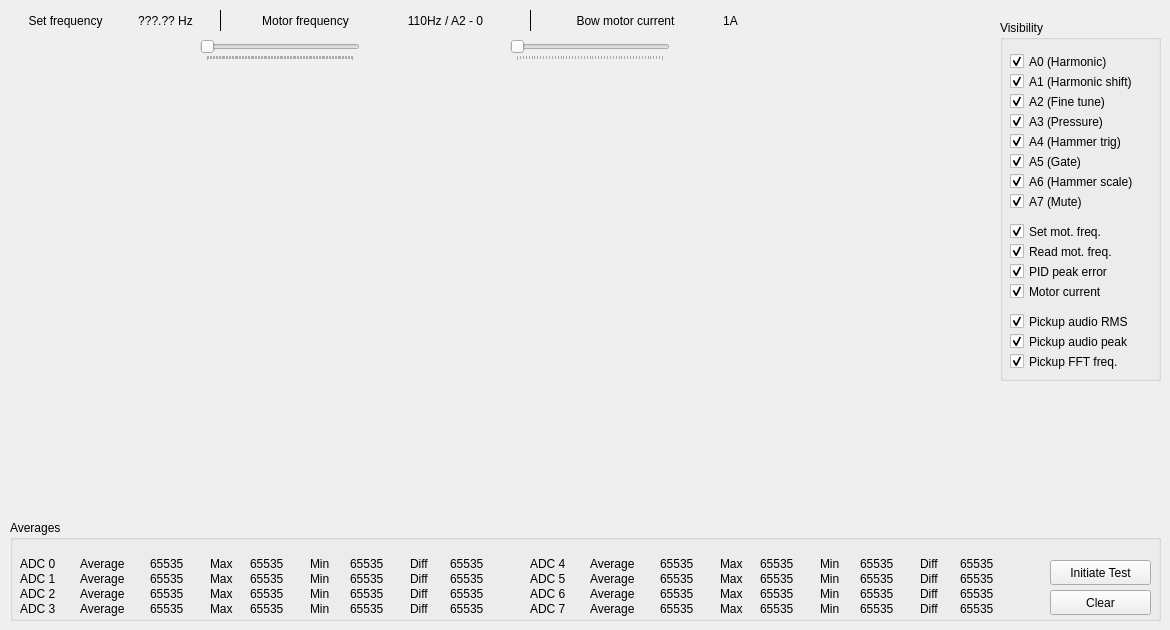
   <widget class="QWidget" name="tab_debugging">
    <attribute name="title">
     <string>Debugging</string>
    </attribute>
    <widget class="QWidget" name="gridLayoutWidget">
     <property name="geometry">
      <rect>
       <x>-20</x>
       <y>10</y>
       <width>1041</width>
       <height>541</height>
      </rect>
     </property>
     <layout class="QGridLayout" name="gridLayoutChart"/>
    </widget>
    <widget class="QLabel" name="label_34">
     <property name="geometry">
      <rect>
       <x>10</x>
       <y>10</y>
       <width>111</width>
       <height>21</height>
      </rect>
     </property>
     <property name="text">
      <string>Set frequency</string>
     </property>
     <property name="alignment">
      <set>Qt::AlignCenter</set>
     </property>
    </widget>
    <widget class="QLabel" name="labelSetFrequency">
     <property name="geometry">
      <rect>
       <x>130</x>
       <y>10</y>
       <width>71</width>
       <height>21</height>
      </rect>
     </property>
     <property name="text">
      <string>???.?? Hz</string>
     </property>
     <property name="alignment">
      <set>Qt::AlignCenter</set>
     </property>
    </widget>
    <widget class="QSlider" name="horizontalSliderBowFrequency">
     <property name="enabled">
      <bool>true</bool>
     </property>
     <property name="geometry">
      <rect>
       <x>200</x>
       <y>40</y>
       <width>160</width>
       <height>21</height>
      </rect>
     </property>
     <property name="maximum">
      <number>1000</number>
     </property>
     <property name="value">
      <number>0</number>
     </property>
     <property name="tracking">
      <bool>true</bool>
     </property>
     <property name="orientation">
      <enum>Qt::Horizontal</enum>
     </property>
     <property name="tickPosition">
      <enum>QSlider::TicksBelow</enum>
     </property>
    </widget>
    <widget class="QLabel" name="labelBowFrequency">
     <property name="geometry">
      <rect>
       <x>380</x>
       <y>10</y>
       <width>131</width>
       <height>21</height>
      </rect>
     </property>
     <property name="text">
      <string>110Hz / A2 - 0</string>
     </property>
     <property name="alignment">
      <set>Qt::AlignCenter</set>
     </property>
    </widget>
    <widget class="QLabel" name="label_10">
     <property name="geometry">
      <rect>
       <x>240</x>
       <y>10</y>
       <width>131</width>
       <height>21</height>
      </rect>
     </property>
     <property name="text">
      <string>Motor frequency</string>
     </property>
     <property name="alignment">
      <set>Qt::AlignCenter</set>
     </property>
    </widget>
    <widget class="Line" name="line_8">
     <property name="geometry">
      <rect>
       <x>210</x>
       <y>10</y>
       <width>21</width>
       <height>21</height>
      </rect>
     </property>
     <property name="frameShadow">
      <enum>QFrame::Plain</enum>
     </property>
     <property name="orientation">
      <enum>Qt::Vertical</enum>
     </property>
    </widget>
    <widget class="QLabel" name="label_30">
     <property name="geometry">
      <rect>
       <x>550</x>
       <y>10</y>
       <width>151</width>
       <height>21</height>
      </rect>
     </property>
     <property name="text">
      <string>Bow motor current</string>
     </property>
     <property name="alignment">
      <set>Qt::AlignCenter</set>
     </property>
    </widget>
    <widget class="QSlider" name="horizontalSliderBowCurrent">
     <property name="enabled">
      <bool>true</bool>
     </property>
     <property name="geometry">
      <rect>
       <x>510</x>
       <y>40</y>
       <width>160</width>
       <height>21</height>
      </rect>
     </property>
     <property name="maximum">
      <number>50</number>
     </property>
     <property name="pageStep">
      <number>1</number>
     </property>
     <property name="value">
      <number>0</number>
     </property>
     <property name="tracking">
      <bool>true</bool>
     </property>
     <property name="orientation">
      <enum>Qt::Horizontal</enum>
     </property>
     <property name="tickPosition">
      <enum>QSlider::TicksBelow</enum>
     </property>
    </widget>
    <widget class="QLabel" name="labelBowCurrent">
     <property name="geometry">
      <rect>
       <x>700</x>
       <y>10</y>
       <width>61</width>
       <height>21</height>
      </rect>
     </property>
     <property name="text">
      <string>1A</string>
     </property>
     <property name="alignment">
      <set>Qt::AlignCenter</set>
     </property>
    </widget>
    <widget class="Line" name="line_9">
     <property name="geometry">
      <rect>
       <x>520</x>
       <y>10</y>
       <width>21</width>
       <height>21</height>
      </rect>
     </property>
     <property name="frameShadow">
      <enum>QFrame::Plain</enum>
     </property>
     <property name="orientation">
      <enum>Qt::Vertical</enum>
     </property>
    </widget>
    <widget class="QGroupBox" name="groupBox_13">
     <property name="geometry">
      <rect>
       <x>1000</x>
       <y>20</y>
       <width>161</width>
       <height>361</height>
      </rect>
     </property>
     <property name="title">
      <string>Visibility</string>
     </property>
     <widget class="QCheckBox" name="checkBoxChartA0">
      <property name="geometry">
       <rect>
        <x>10</x>
        <y>30</y>
        <width>151</width>
        <height>23</height>
       </rect>
      </property>
      <property name="text">
       <string>A0 (Harmonic)</string>
      </property>
      <property name="checked">
       <bool>true</bool>
      </property>
     </widget>
     <widget class="QCheckBox" name="checkBoxChartA1">
      <property name="geometry">
       <rect>
        <x>10</x>
        <y>50</y>
        <width>151</width>
        <height>23</height>
       </rect>
      </property>
      <property name="text">
       <string>A1 (Harmonic shift)</string>
      </property>
      <property name="checked">
       <bool>true</bool>
      </property>
     </widget>
     <widget class="QCheckBox" name="checkBoxChartA2">
      <property name="geometry">
       <rect>
        <x>10</x>
        <y>70</y>
        <width>151</width>
        <height>23</height>
       </rect>
      </property>
      <property name="text">
       <string>A2 (Fine tune)</string>
      </property>
      <property name="checked">
       <bool>true</bool>
      </property>
     </widget>
     <widget class="QCheckBox" name="checkBoxChartA3">
      <property name="geometry">
       <rect>
        <x>10</x>
        <y>90</y>
        <width>151</width>
        <height>23</height>
       </rect>
      </property>
      <property name="text">
       <string>A3 (Pressure)</string>
      </property>
      <property name="checked">
       <bool>true</bool>
      </property>
     </widget>
     <widget class="QCheckBox" name="checkBoxChartA4">
      <property name="geometry">
       <rect>
        <x>10</x>
        <y>110</y>
        <width>151</width>
        <height>23</height>
       </rect>
      </property>
      <property name="text">
       <string>A4 (Hammer trig)</string>
      </property>
      <property name="checked">
       <bool>true</bool>
      </property>
     </widget>
     <widget class="QCheckBox" name="checkBoxChartA5">
      <property name="geometry">
       <rect>
        <x>10</x>
        <y>130</y>
        <width>151</width>
        <height>23</height>
       </rect>
      </property>
      <property name="text">
       <string>A5 (Gate)</string>
      </property>
      <property name="checked">
       <bool>true</bool>
      </property>
     </widget>
     <widget class="QCheckBox" name="checkBoxChartA6">
      <property name="geometry">
       <rect>
        <x>10</x>
        <y>150</y>
        <width>151</width>
        <height>23</height>
       </rect>
      </property>
      <property name="text">
       <string>A6 (Hammer scale)</string>
      </property>
      <property name="checked">
       <bool>true</bool>
      </property>
     </widget>
     <widget class="QCheckBox" name="checkBoxChartA7">
      <property name="geometry">
       <rect>
        <x>10</x>
        <y>170</y>
        <width>151</width>
        <height>23</height>
       </rect>
      </property>
      <property name="text">
       <string>A7 (Mute)</string>
      </property>
      <property name="checked">
       <bool>true</bool>
      </property>
     </widget>
     <widget class="QCheckBox" name="checkBoxChartMotFreq">
      <property name="geometry">
       <rect>
        <x>10</x>
        <y>200</y>
        <width>151</width>
        <height>23</height>
       </rect>
      </property>
      <property name="text">
       <string>Set mot. freq.</string>
      </property>
      <property name="checked">
       <bool>true</bool>
      </property>
     </widget>
     <widget class="QCheckBox" name="checkBoxChartReadFreq">
      <property name="geometry">
       <rect>
        <x>10</x>
        <y>220</y>
        <width>151</width>
        <height>23</height>
       </rect>
      </property>
      <property name="text">
       <string>Read mot. freq.</string>
      </property>
      <property name="checked">
       <bool>true</bool>
      </property>
     </widget>
     <widget class="QCheckBox" name="checkBoxChartPeakErr">
      <property name="geometry">
       <rect>
        <x>10</x>
        <y>240</y>
        <width>151</width>
        <height>23</height>
       </rect>
      </property>
      <property name="text">
       <string>PID peak error</string>
      </property>
      <property name="checked">
       <bool>true</bool>
      </property>
     </widget>
     <widget class="QCheckBox" name="checkBoxChartAudRMS">
      <property name="geometry">
       <rect>
        <x>10</x>
        <y>290</y>
        <width>151</width>
        <height>23</height>
       </rect>
      </property>
      <property name="text">
       <string>Pickup audio RMS</string>
      </property>
      <property name="checked">
       <bool>true</bool>
      </property>
     </widget>
     <widget class="QCheckBox" name="checkBoxChartAudPk">
      <property name="geometry">
       <rect>
        <x>10</x>
        <y>310</y>
        <width>151</width>
        <height>23</height>
       </rect>
      </property>
      <property name="text">
       <string>Pickup audio peak</string>
      </property>
      <property name="checked">
       <bool>true</bool>
      </property>
     </widget>
     <widget class="QCheckBox" name="checkBoxChartAudFFT">
      <property name="geometry">
       <rect>
        <x>10</x>
        <y>330</y>
        <width>151</width>
        <height>23</height>
       </rect>
      </property>
      <property name="text">
       <string>Pickup FFT freq.</string>
      </property>
      <property name="checked">
       <bool>true</bool>
      </property>
     </widget>
     <widget class="QCheckBox" name="checkBoxChartMotCurr">
      <property name="geometry">
       <rect>
        <x>10</x>
        <y>260</y>
        <width>151</width>
        <height>23</height>
       </rect>
      </property>
      <property name="text">
       <string>Motor current</string>
      </property>
      <property name="checked">
       <bool>true</bool>
      </property>
     </widget>
    </widget>
    <widget class="QGroupBox" name="groupBox_14">
     <property name="geometry">
      <rect>
       <x>10</x>
       <y>520</y>
       <width>1151</width>
       <height>101</height>
      </rect>
     </property>
     <property name="styleSheet">
      <string notr="true">QLabel {
	font-size: 12px;
}</string>
     </property>
     <property name="title">
      <string>Averages</string>
     </property>
     <widget class="QPushButton" name="pushButtonClearAverages">
      <property name="geometry">
       <rect>
        <x>1040</x>
        <y>70</y>
        <width>101</width>
        <height>25</height>
       </rect>
      </property>
      <property name="text">
       <string>Clear</string>
      </property>
     </widget>
     <widget class="QLabel" name="label_71">
      <property name="geometry">
       <rect>
        <x>10</x>
        <y>35</y>
        <width>67</width>
        <height>17</height>
       </rect>
      </property>
      <property name="text">
       <string>ADC 0</string>
      </property>
     </widget>
     <widget class="QLabel" name="label_72">
      <property name="geometry">
       <rect>
        <x>70</x>
        <y>35</y>
        <width>67</width>
        <height>17</height>
       </rect>
      </property>
      <property name="text">
       <string>Average</string>
      </property>
     </widget>
     <widget class="QLabel" name="label_73">
      <property name="geometry">
       <rect>
        <x>10</x>
        <y>50</y>
        <width>67</width>
        <height>17</height>
       </rect>
      </property>
      <property name="text">
       <string>ADC 1</string>
      </property>
     </widget>
     <widget class="QLabel" name="label_74">
      <property name="geometry">
       <rect>
        <x>10</x>
        <y>65</y>
        <width>67</width>
        <height>17</height>
       </rect>
      </property>
      <property name="text">
       <string>ADC 2</string>
      </property>
     </widget>
     <widget class="QLabel" name="label_75">
      <property name="geometry">
       <rect>
        <x>10</x>
        <y>80</y>
        <width>51</width>
        <height>17</height>
       </rect>
      </property>
      <property name="text">
       <string>ADC 3</string>
      </property>
     </widget>
     <widget class="QLabel" name="labelADC0Avg">
      <property name="geometry">
       <rect>
        <x>140</x>
        <y>35</y>
        <width>51</width>
        <height>17</height>
       </rect>
      </property>
      <property name="text">
       <string>65535</string>
      </property>
     </widget>
     <widget class="QLabel" name="labelADC0Max">
      <property name="geometry">
       <rect>
        <x>240</x>
        <y>35</y>
        <width>51</width>
        <height>17</height>
       </rect>
      </property>
      <property name="text">
       <string>65535</string>
      </property>
     </widget>
     <widget class="QLabel" name="label_78">
      <property name="geometry">
       <rect>
        <x>200</x>
        <y>35</y>
        <width>31</width>
        <height>17</height>
       </rect>
      </property>
      <property name="text">
       <string>Max</string>
      </property>
     </widget>
     <widget class="QLabel" name="labelADC0Min">
      <property name="geometry">
       <rect>
        <x>340</x>
        <y>35</y>
        <width>51</width>
        <height>17</height>
       </rect>
      </property>
      <property name="text">
       <string>65535</string>
      </property>
     </widget>
     <widget class="QLabel" name="label_80">
      <property name="geometry">
       <rect>
        <x>300</x>
        <y>35</y>
        <width>31</width>
        <height>17</height>
       </rect>
      </property>
      <property name="text">
       <string>Min</string>
      </property>
     </widget>
     <widget class="QLabel" name="label_85">
      <property name="geometry">
       <rect>
        <x>520</x>
        <y>35</y>
        <width>67</width>
        <height>17</height>
       </rect>
      </property>
      <property name="text">
       <string>ADC 4</string>
      </property>
     </widget>
     <widget class="QLabel" name="label_92">
      <property name="geometry">
       <rect>
        <x>520</x>
        <y>50</y>
        <width>67</width>
        <height>17</height>
       </rect>
      </property>
      <property name="text">
       <string>ADC 5</string>
      </property>
     </widget>
     <widget class="QLabel" name="label_99">
      <property name="geometry">
       <rect>
        <x>520</x>
        <y>65</y>
        <width>67</width>
        <height>17</height>
       </rect>
      </property>
      <property name="text">
       <string>ADC 6</string>
      </property>
     </widget>
     <widget class="QLabel" name="label_106">
      <property name="geometry">
       <rect>
        <x>520</x>
        <y>80</y>
        <width>51</width>
        <height>17</height>
       </rect>
      </property>
      <property name="text">
       <string>ADC 7</string>
      </property>
     </widget>
     <widget class="QLabel" name="labelADC1Avg">
      <property name="geometry">
       <rect>
        <x>140</x>
        <y>50</y>
        <width>51</width>
        <height>17</height>
       </rect>
      </property>
      <property name="text">
       <string>65535</string>
      </property>
     </widget>
     <widget class="QLabel" name="labelADC1Max">
      <property name="geometry">
       <rect>
        <x>240</x>
        <y>50</y>
        <width>51</width>
        <height>17</height>
       </rect>
      </property>
      <property name="text">
       <string>65535</string>
      </property>
     </widget>
     <widget class="QLabel" name="labelADC1Min">
      <property name="geometry">
       <rect>
        <x>340</x>
        <y>50</y>
        <width>51</width>
        <height>17</height>
       </rect>
      </property>
      <property name="text">
       <string>65535</string>
      </property>
     </widget>
     <widget class="QLabel" name="label_76">
      <property name="geometry">
       <rect>
        <x>70</x>
        <y>50</y>
        <width>67</width>
        <height>17</height>
       </rect>
      </property>
      <property name="text">
       <string>Average</string>
      </property>
     </widget>
     <widget class="QLabel" name="label_81">
      <property name="geometry">
       <rect>
        <x>300</x>
        <y>50</y>
        <width>31</width>
        <height>17</height>
       </rect>
      </property>
      <property name="text">
       <string>Min</string>
      </property>
     </widget>
     <widget class="QLabel" name="label_79">
      <property name="geometry">
       <rect>
        <x>200</x>
        <y>50</y>
        <width>31</width>
        <height>17</height>
       </rect>
      </property>
      <property name="text">
       <string>Max</string>
      </property>
     </widget>
     <widget class="QLabel" name="labelADC2Avg">
      <property name="geometry">
       <rect>
        <x>140</x>
        <y>65</y>
        <width>51</width>
        <height>17</height>
       </rect>
      </property>
      <property name="text">
       <string>65535</string>
      </property>
     </widget>
     <widget class="QLabel" name="labelADC2Max">
      <property name="geometry">
       <rect>
        <x>240</x>
        <y>65</y>
        <width>51</width>
        <height>17</height>
       </rect>
      </property>
      <property name="text">
       <string>65535</string>
      </property>
     </widget>
     <widget class="QLabel" name="labelADC2Min">
      <property name="geometry">
       <rect>
        <x>340</x>
        <y>65</y>
        <width>51</width>
        <height>17</height>
       </rect>
      </property>
      <property name="text">
       <string>65535</string>
      </property>
     </widget>
     <widget class="QLabel" name="label_77">
      <property name="geometry">
       <rect>
        <x>70</x>
        <y>65</y>
        <width>67</width>
        <height>17</height>
       </rect>
      </property>
      <property name="text">
       <string>Average</string>
      </property>
     </widget>
     <widget class="QLabel" name="label_82">
      <property name="geometry">
       <rect>
        <x>300</x>
        <y>65</y>
        <width>31</width>
        <height>17</height>
       </rect>
      </property>
      <property name="text">
       <string>Min</string>
      </property>
     </widget>
     <widget class="QLabel" name="label_83">
      <property name="geometry">
       <rect>
        <x>200</x>
        <y>65</y>
        <width>31</width>
        <height>17</height>
       </rect>
      </property>
      <property name="text">
       <string>Max</string>
      </property>
     </widget>
     <widget class="QLabel" name="labelADC3Avg">
      <property name="geometry">
       <rect>
        <x>140</x>
        <y>80</y>
        <width>51</width>
        <height>17</height>
       </rect>
      </property>
      <property name="text">
       <string>65535</string>
      </property>
     </widget>
     <widget class="QLabel" name="labelADC3Max">
      <property name="geometry">
       <rect>
        <x>240</x>
        <y>80</y>
        <width>51</width>
        <height>17</height>
       </rect>
      </property>
      <property name="text">
       <string>65535</string>
      </property>
     </widget>
     <widget class="QLabel" name="labelADC3Min">
      <property name="geometry">
       <rect>
        <x>340</x>
        <y>80</y>
        <width>51</width>
        <height>17</height>
       </rect>
      </property>
      <property name="text">
       <string>65535</string>
      </property>
     </widget>
     <widget class="QLabel" name="label_84">
      <property name="geometry">
       <rect>
        <x>70</x>
        <y>80</y>
        <width>51</width>
        <height>17</height>
       </rect>
      </property>
      <property name="text">
       <string>Average</string>
      </property>
     </widget>
     <widget class="QLabel" name="label_86">
      <property name="geometry">
       <rect>
        <x>300</x>
        <y>80</y>
        <width>31</width>
        <height>17</height>
       </rect>
      </property>
      <property name="text">
       <string>Min</string>
      </property>
     </widget>
     <widget class="QLabel" name="label_87">
      <property name="geometry">
       <rect>
        <x>200</x>
        <y>80</y>
        <width>31</width>
        <height>17</height>
       </rect>
      </property>
      <property name="text">
       <string>Max</string>
      </property>
     </widget>
     <widget class="QLabel" name="labelADC5Avg">
      <property name="geometry">
       <rect>
        <x>650</x>
        <y>50</y>
        <width>51</width>
        <height>17</height>
       </rect>
      </property>
      <property name="text">
       <string>65535</string>
      </property>
     </widget>
     <widget class="QLabel" name="labelADC5Max">
      <property name="geometry">
       <rect>
        <x>750</x>
        <y>50</y>
        <width>51</width>
        <height>17</height>
       </rect>
      </property>
      <property name="text">
       <string>65535</string>
      </property>
     </widget>
     <widget class="QLabel" name="labelADC5Min">
      <property name="geometry">
       <rect>
        <x>850</x>
        <y>50</y>
        <width>51</width>
        <height>17</height>
       </rect>
      </property>
      <property name="text">
       <string>65535</string>
      </property>
     </widget>
     <widget class="QLabel" name="label_91">
      <property name="geometry">
       <rect>
        <x>580</x>
        <y>50</y>
        <width>67</width>
        <height>17</height>
       </rect>
      </property>
      <property name="text">
       <string>Average</string>
      </property>
     </widget>
     <widget class="QLabel" name="label_93">
      <property name="geometry">
       <rect>
        <x>810</x>
        <y>50</y>
        <width>31</width>
        <height>17</height>
       </rect>
      </property>
      <property name="text">
       <string>Min</string>
      </property>
     </widget>
     <widget class="QLabel" name="label_94">
      <property name="geometry">
       <rect>
        <x>710</x>
        <y>50</y>
        <width>31</width>
        <height>17</height>
       </rect>
      </property>
      <property name="text">
       <string>Max</string>
      </property>
     </widget>
     <widget class="QLabel" name="labelADC6Avg">
      <property name="geometry">
       <rect>
        <x>650</x>
        <y>65</y>
        <width>51</width>
        <height>17</height>
       </rect>
      </property>
      <property name="text">
       <string>65535</string>
      </property>
     </widget>
     <widget class="QLabel" name="labelADC6Max">
      <property name="geometry">
       <rect>
        <x>750</x>
        <y>65</y>
        <width>51</width>
        <height>17</height>
       </rect>
      </property>
      <property name="text">
       <string>65535</string>
      </property>
     </widget>
     <widget class="QLabel" name="labelADC6Min">
      <property name="geometry">
       <rect>
        <x>850</x>
        <y>65</y>
        <width>51</width>
        <height>17</height>
       </rect>
      </property>
      <property name="text">
       <string>65535</string>
      </property>
     </widget>
     <widget class="QLabel" name="label_95">
      <property name="geometry">
       <rect>
        <x>580</x>
        <y>65</y>
        <width>67</width>
        <height>17</height>
       </rect>
      </property>
      <property name="text">
       <string>Average</string>
      </property>
     </widget>
     <widget class="QLabel" name="label_96">
      <property name="geometry">
       <rect>
        <x>810</x>
        <y>65</y>
        <width>31</width>
        <height>17</height>
       </rect>
      </property>
      <property name="text">
       <string>Min</string>
      </property>
     </widget>
     <widget class="QLabel" name="label_97">
      <property name="geometry">
       <rect>
        <x>710</x>
        <y>65</y>
        <width>31</width>
        <height>17</height>
       </rect>
      </property>
      <property name="text">
       <string>Max</string>
      </property>
     </widget>
     <widget class="QLabel" name="labelADC7Avg">
      <property name="geometry">
       <rect>
        <x>650</x>
        <y>80</y>
        <width>51</width>
        <height>17</height>
       </rect>
      </property>
      <property name="text">
       <string>65535</string>
      </property>
     </widget>
     <widget class="QLabel" name="labelADC7Max">
      <property name="geometry">
       <rect>
        <x>750</x>
        <y>80</y>
        <width>51</width>
        <height>17</height>
       </rect>
      </property>
      <property name="text">
       <string>65535</string>
      </property>
     </widget>
     <widget class="QLabel" name="labelADC7Min">
      <property name="geometry">
       <rect>
        <x>850</x>
        <y>80</y>
        <width>51</width>
        <height>17</height>
       </rect>
      </property>
      <property name="text">
       <string>65535</string>
      </property>
     </widget>
     <widget class="QLabel" name="label_98">
      <property name="geometry">
       <rect>
        <x>580</x>
        <y>80</y>
        <width>51</width>
        <height>17</height>
       </rect>
      </property>
      <property name="text">
       <string>Average</string>
      </property>
     </widget>
     <widget class="QLabel" name="label_100">
      <property name="geometry">
       <rect>
        <x>810</x>
        <y>80</y>
        <width>31</width>
        <height>17</height>
       </rect>
      </property>
      <property name="text">
       <string>Min</string>
      </property>
     </widget>
     <widget class="QLabel" name="label_101">
      <property name="geometry">
       <rect>
        <x>710</x>
        <y>80</y>
        <width>31</width>
        <height>17</height>
       </rect>
      </property>
      <property name="text">
       <string>Max</string>
      </property>
     </widget>
     <widget class="QLabel" name="labelADC4Min">
      <property name="geometry">
       <rect>
        <x>850</x>
        <y>35</y>
        <width>50</width>
        <height>17</height>
       </rect>
      </property>
      <property name="text">
       <string>65535</string>
      </property>
     </widget>
     <widget class="QLabel" name="labelADC4Avg">
      <property name="geometry">
       <rect>
        <x>650</x>
        <y>35</y>
        <width>50</width>
        <height>17</height>
       </rect>
      </property>
      <property name="text">
       <string>65535</string>
      </property>
     </widget>
     <widget class="QLabel" name="labelADC4Max">
      <property name="geometry">
       <rect>
        <x>750</x>
        <y>35</y>
        <width>50</width>
        <height>17</height>
       </rect>
      </property>
      <property name="text">
       <string>65535</string>
      </property>
     </widget>
     <widget class="QLabel" name="label_89">
      <property name="geometry">
       <rect>
        <x>810</x>
        <y>35</y>
        <width>31</width>
        <height>17</height>
       </rect>
      </property>
      <property name="text">
       <string>Min</string>
      </property>
     </widget>
     <widget class="QLabel" name="label_90">
      <property name="geometry">
       <rect>
        <x>710</x>
        <y>35</y>
        <width>31</width>
        <height>17</height>
       </rect>
      </property>
      <property name="text">
       <string>Max</string>
      </property>
     </widget>
     <widget class="QLabel" name="label_88">
      <property name="geometry">
       <rect>
        <x>580</x>
        <y>35</y>
        <width>67</width>
        <height>17</height>
       </rect>
      </property>
      <property name="text">
       <string>Average</string>
      </property>
     </widget>
     <widget class="QPushButton" name="pushButtonTestAverages">
      <property name="geometry">
       <rect>
        <x>1040</x>
        <y>40</y>
        <width>101</width>
        <height>25</height>
       </rect>
      </property>
      <property name="text">
       <string>Initiate Test</string>
      </property>
     </widget>
     <widget class="QLabel" name="label_102">
      <property name="geometry">
       <rect>
        <x>400</x>
        <y>35</y>
        <width>31</width>
        <height>17</height>
       </rect>
      </property>
      <property name="text">
       <string>Diff</string>
      </property>
     </widget>
     <widget class="QLabel" name="labelADC0Diff">
      <property name="geometry">
       <rect>
        <x>440</x>
        <y>35</y>
        <width>51</width>
        <height>17</height>
       </rect>
      </property>
      <property name="text">
       <string>65535</string>
      </property>
     </widget>
     <widget class="QLabel" name="labelADC1Diff">
      <property name="geometry">
       <rect>
        <x>440</x>
        <y>50</y>
        <width>51</width>
        <height>17</height>
       </rect>
      </property>
      <property name="text">
       <string>65535</string>
      </property>
     </widget>
     <widget class="QLabel" name="label_103">
      <property name="geometry">
       <rect>
        <x>400</x>
        <y>50</y>
        <width>31</width>
        <height>17</height>
       </rect>
      </property>
      <property name="text">
       <string>Diff</string>
      </property>
     </widget>
     <widget class="QLabel" name="labelADC2Diff">
      <property name="geometry">
       <rect>
        <x>440</x>
        <y>65</y>
        <width>51</width>
        <height>17</height>
       </rect>
      </property>
      <property name="text">
       <string>65535</string>
      </property>
     </widget>
     <widget class="QLabel" name="label_104">
      <property name="geometry">
       <rect>
        <x>400</x>
        <y>65</y>
        <width>31</width>
        <height>17</height>
       </rect>
      </property>
      <property name="text">
       <string>Diff</string>
      </property>
     </widget>
     <widget class="QLabel" name="labelADC3Diff">
      <property name="geometry">
       <rect>
        <x>440</x>
        <y>80</y>
        <width>51</width>
        <height>17</height>
       </rect>
      </property>
      <property name="text">
       <string>65535</string>
      </property>
     </widget>
     <widget class="QLabel" name="label_105">
      <property name="geometry">
       <rect>
        <x>400</x>
        <y>80</y>
        <width>31</width>
        <height>17</height>
       </rect>
      </property>
      <property name="text">
       <string>Diff</string>
      </property>
     </widget>
     <widget class="QLabel" name="label_107">
      <property name="geometry">
       <rect>
        <x>910</x>
        <y>65</y>
        <width>31</width>
        <height>17</height>
       </rect>
      </property>
      <property name="text">
       <string>Diff</string>
      </property>
     </widget>
     <widget class="QLabel" name="labelADC4Diff">
      <property name="geometry">
       <rect>
        <x>950</x>
        <y>35</y>
        <width>51</width>
        <height>17</height>
       </rect>
      </property>
      <property name="text">
       <string>65535</string>
      </property>
     </widget>
     <widget class="QLabel" name="labelADC5Diff">
      <property name="geometry">
       <rect>
        <x>950</x>
        <y>50</y>
        <width>51</width>
        <height>17</height>
       </rect>
      </property>
      <property name="text">
       <string>65535</string>
      </property>
     </widget>
     <widget class="QLabel" name="label_108">
      <property name="geometry">
       <rect>
        <x>910</x>
        <y>35</y>
        <width>31</width>
        <height>17</height>
       </rect>
      </property>
      <property name="text">
       <string>Diff</string>
      </property>
     </widget>
     <widget class="QLabel" name="labelADC7Diff">
      <property name="geometry">
       <rect>
        <x>950</x>
        <y>80</y>
        <width>51</width>
        <height>17</height>
       </rect>
      </property>
      <property name="text">
       <string>65535</string>
      </property>
     </widget>
     <widget class="QLabel" name="label_109">
      <property name="geometry">
       <rect>
        <x>910</x>
        <y>80</y>
        <width>31</width>
        <height>17</height>
       </rect>
      </property>
      <property name="text">
       <string>Diff</string>
      </property>
     </widget>
     <widget class="QLabel" name="label_110">
      <property name="geometry">
       <rect>
        <x>910</x>
        <y>50</y>
        <width>31</width>
        <height>17</height>
       </rect>
      </property>
      <property name="text">
       <string>Diff</string>
      </property>
     </widget>
     <widget class="QLabel" name="labelADC6Diff">
      <property name="geometry">
       <rect>
        <x>950</x>
        <y>65</y>
        <width>51</width>
        <height>17</height>
       </rect>
      </property>
      <property name="text">
       <string>65535</string>
      </property>
     </widget>
    </widget>
   </widget>
